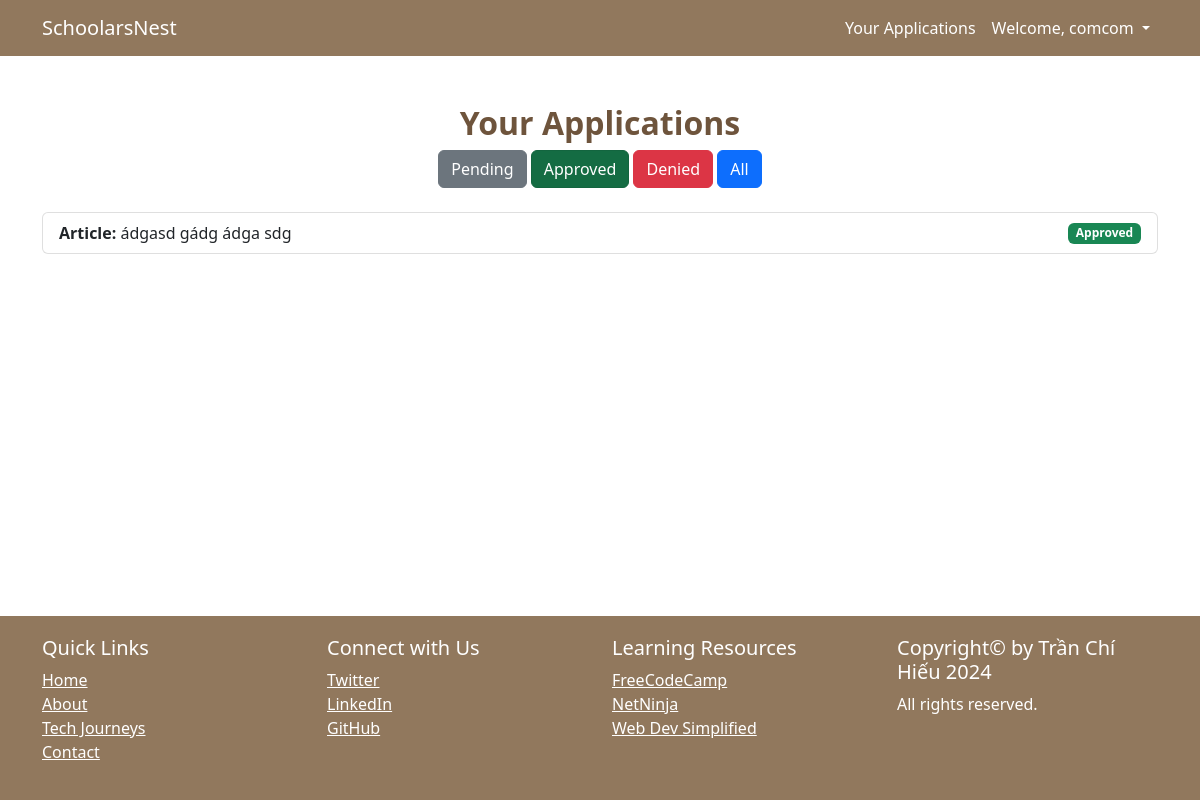
Before: /student-applications/?status=approved (signed in) with the older database file.
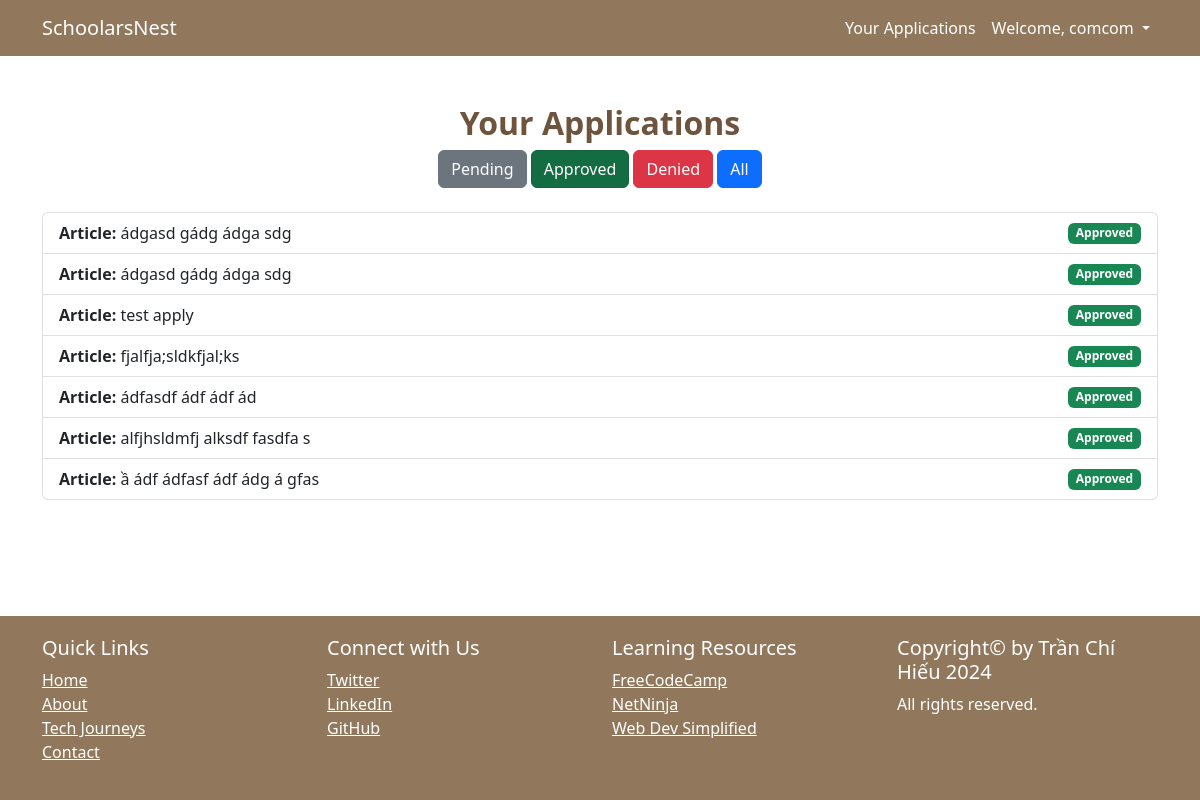
After: the same page with the newer database file.
### articles/models.py (models this page shows, shortened)
class ApplyRequest(models.Model):
    article = models.ForeignKey(Articles, on_delete=models.CASCADE, related_name="apply_requests")
    user = models.ForeignKey(settings.AUTH_USER_MODEL, on_delete=models.CASCADE)
    status = models.CharField(max_length=10,
                              choices=[('pending', 'Pending'), ('approved', 'Approved'), ('denied', 'Denied')],
                              default='pending')
    created_at = models.DateTimeField(auto_now_add=True)

class Articles(models.Model):
    user = models.ForeignKey(settings.AUTH_USER_MODEL, on_delete=models.CASCADE, blank=True, null=True,
                             related_name="articles")
    title = models.CharField(max_length=500, unique=True)
    slug = models.SlugField(blank=True, null=True)
    thumbnail = models.ImageField(upload_to="img")
    slot = models.IntegerField(blank=True, null=True)
    admission_date = models.DateField()  # ngày nhập học
    entry_points = models.CharField(max_length=50)
    diploma = models.CharField(max_length=50)
    costs = models.CharField(max_length=50)
    location = CountryField()
    course_length = models.CharField(max_length=50)
    information = models.TextField()
    featured = models.BooleanField(default=False)
    category = models.ForeignKey(Category, on_delete=models.CASCADE, blank=True, null=True,
                                 related_name="articles_template")
    createdDate = models.DateTimeField(auto_now_add=True)
    updatedDate = models.DateTimeField(auto_now=True)

### articles/views.py (the view)
# urls.py: path("student-applications/", views.student_applications, name="student-applications"),
@login_required(login_url="signin")
def student_applications(request):
    if not request.user.is_authenticated or not request.user.is_student:
        return redirect('signin')
    status_filter = request.GET.get('status')
    applications = ApplyRequest.objects.filter(user=request.user)
    if status_filter:
        applications = applications.filter(status=status_filter)
    context = {
        "applications": applications,
        "status_filter": status_filter,  # Để sử dụng trong template
    }
    return render(request, "articles_template/student_applications.html", context)

### articles/templates/articles_template/student_applications.html (shortened to what this page needs)
{% extends "base.html" %}
{% block content %}
    <div class="container my-5">
        <h2 class="text-center" style="color: #6e543c; font-weight: bold;">Your Applications</h2>
        <div class="float-right text-center mb-4">
            <a href="{% url 'student-applications' %}?status=pending"
               class="btn btn-secondary {% if status_filter == 'pending' %} active {% endif %}">Pending</a>
            <a href="{% url 'student-applications' %}?status=approved"
               class="btn btn-success {% if status_filter == 'approved' %} active {% endif %}">Approved</a>
            <a href="{% url 'student-applications' %}?status=denied"
               class="btn btn-danger {% if status_filter == 'denied' %} active {% endif %}">Denied</a>
            <a href="{% url 'student-applications' %}"
               class="btn btn-primary {% if not status_filter %} active {% endif %}">All</a>
        </div>
        {% if applications %}
            <ul class="list-group my-4">
                {% for application in applications %}
                    <li class="list-group-item d-flex justify-content-between align-items-center">
                    <span>
                        <strong>Article:</strong>
                        <a href="{% url 'detail' application.article.slug %}" class="article-link">
                            {{ application.article.title }}
                        </a>
                    </span>
                        <span class="badge
                        {% if application.status == 'approved' %} bg-success
                        {% elif application.status == 'denied' %} bg-danger
                        {% else %} bg-secondary
                        {% endif %}">
                        {{ application.status|title }}
                    </span>
                    </li>
                {% endfor %}
            </ul>
        {% else %}
            <p class="text-center text-muted mt-4">
                You have not applied for any articles yet. Go back to <a href="{% url 'index' %}">Home Page</a>
            </p>
        {% endif %}
    </div>
{% endblock %}

Changed rows visible on the page:
added ApplyRequest: article "ádgasd gádg ádga sdg", status "Approved"
added ApplyRequest: article "test apply", status "Approved"
added ApplyRequest: article "fjalfja;sldkfjal;ks", status "Approved"
added ApplyRequest: article "ádfasdf ádf ádf ád", status "Approved"
added ApplyRequest: article "alfjhsldmfj alksdf fasdfa s", status "Approved"
added ApplyRequest: article "ầ ádf ádfasf ádf ádg á gfas", status "Approved"
